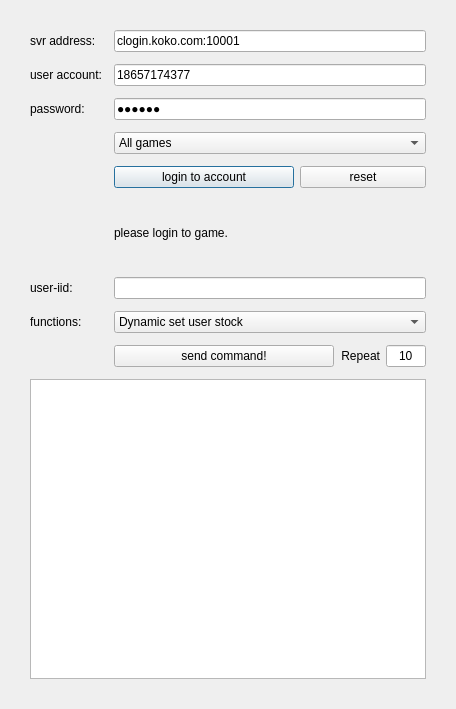
<?xml version="1.0" encoding="UTF-8"?>
<ui version="4.0">
 <class>GMToolsClass</class>
 <widget class="QDialog" name="GMToolsClass">
  <property name="geometry">
   <rect>
    <x>0</x>
    <y>0</y>
    <width>456</width>
    <height>709</height>
   </rect>
  </property>
  <property name="minimumSize">
   <size>
    <width>0</width>
    <height>0</height>
   </size>
  </property>
  <property name="maximumSize">
   <size>
    <width>16777215</width>
    <height>16777215</height>
   </size>
  </property>
  <property name="windowTitle">
   <string>GMTools</string>
  </property>
  <property name="styleSheet">
   <string notr="true">font: 25 12pt &quot;微软雅黑&quot;;</string>
  </property>
  <layout class="QFormLayout" name="formLayout">
   <property name="fieldGrowthPolicy">
    <enum>QFormLayout::AllNonFixedFieldsGrow</enum>
   </property>
   <property name="horizontalSpacing">
    <number>12</number>
   </property>
   <property name="verticalSpacing">
    <number>12</number>
   </property>
   <property name="leftMargin">
    <number>30</number>
   </property>
   <property name="topMargin">
    <number>30</number>
   </property>
   <property name="rightMargin">
    <number>30</number>
   </property>
   <property name="bottomMargin">
    <number>30</number>
   </property>
   <item row="0" column="0">
    <widget class="QLabel" name="label_6">
     <property name="text">
      <string>svr address:</string>
     </property>
    </widget>
   </item>
   <item row="0" column="1">
    <widget class="QLineEdit" name="edt_addr">
     <property name="text">
      <string>clogin.koko.com:10001</string>
     </property>
    </widget>
   </item>
   <item row="1" column="0">
    <widget class="QLabel" name="label_3">
     <property name="text">
      <string>user account:</string>
     </property>
    </widget>
   </item>
   <item row="1" column="1">
    <widget class="QLineEdit" name="edt_accname">
     <property name="text">
      <string>18657174377</string>
     </property>
    </widget>
   </item>
   <item row="2" column="0">
    <widget class="QLabel" name="label_2">
     <property name="text">
      <string>password:</string>
     </property>
    </widget>
   </item>
   <item row="2" column="1">
    <widget class="QLineEdit" name="edt_psw">
     <property name="text">
      <string>123456</string>
     </property>
     <property name="echoMode">
      <enum>QLineEdit::Password</enum>
     </property>
    </widget>
   </item>
   <item row="3" column="1">
    <widget class="QComboBox" name="cmb_allgame">
     <property name="editable">
      <bool>false</bool>
     </property>
     <item>
      <property name="text">
       <string>All games</string>
      </property>
     </item>
    </widget>
   </item>
   <item row="4" column="1">
    <widget class="QWidget" name="widget" native="true">
     <layout class="QHBoxLayout" name="horizontalLayout">
      <property name="leftMargin">
       <number>0</number>
      </property>
      <property name="topMargin">
       <number>0</number>
      </property>
      <property name="rightMargin">
       <number>0</number>
      </property>
      <property name="bottomMargin">
       <number>0</number>
      </property>
      <item>
       <widget class="QPushButton" name="btn_logingame">
        <property name="minimumSize">
         <size>
          <width>180</width>
          <height>0</height>
         </size>
        </property>
        <property name="text">
         <string>login to account</string>
        </property>
       </widget>
      </item>
      <item>
       <widget class="QPushButton" name="btn_reset">
        <property name="text">
         <string>reset</string>
        </property>
       </widget>
      </item>
     </layout>
    </widget>
   </item>
   <item row="5" column="1">
    <widget class="QLabel" name="lab_log">
     <property name="sizePolicy">
      <sizepolicy hsizetype="Expanding" vsizetype="Expanding">
       <horstretch>0</horstretch>
       <verstretch>0</verstretch>
      </sizepolicy>
     </property>
     <property name="text">
      <string>please login to game.</string>
     </property>
     <property name="alignment">
      <set>Qt::AlignLeading|Qt::AlignLeft|Qt::AlignVCenter</set>
     </property>
     <property name="wordWrap">
      <bool>true</bool>
     </property>
    </widget>
   </item>
   <item row="6" column="0">
    <widget class="QLabel" name="label">
     <property name="text">
      <string>user-iid:</string>
     </property>
    </widget>
   </item>
   <item row="6" column="1">
    <widget class="QLineEdit" name="edt_useriid"/>
   </item>
   <item row="7" column="0">
    <widget class="QLabel" name="label_4">
     <property name="text">
      <string>functions:</string>
     </property>
    </widget>
   </item>
   <item row="7" column="1">
    <widget class="QComboBox" name="cmb_functions">
     <item>
      <property name="text">
       <string>Dynamic set user stock</string>
      </property>
     </item>
     <item>
      <property name="text">
       <string>Disable user stock</string>
      </property>
     </item>
     <item>
      <property name="text">
       <string>Query sysbalance</string>
      </property>
     </item>
    </widget>
   </item>
   <item row="8" column="1">
    <widget class="QWidget" name="widget_2" native="true">
     <layout class="QHBoxLayout" name="horizontalLayout_2">
      <property name="leftMargin">
       <number>0</number>
      </property>
      <property name="topMargin">
       <number>0</number>
      </property>
      <property name="rightMargin">
       <number>0</number>
      </property>
      <property name="bottomMargin">
       <number>0</number>
      </property>
      <item>
       <widget class="QPushButton" name="btn_sendcmd">
        <property name="text">
         <string>send command!</string>
        </property>
       </widget>
      </item>
      <item>
       <widget class="QLabel" name="label_5">
        <property name="sizePolicy">
         <sizepolicy hsizetype="Fixed" vsizetype="Preferred">
          <horstretch>0</horstretch>
          <verstretch>0</verstretch>
         </sizepolicy>
        </property>
        <property name="text">
         <string>Repeat</string>
        </property>
        <property name="alignment">
         <set>Qt::AlignRight|Qt::AlignTrailing|Qt::AlignVCenter</set>
        </property>
       </widget>
      </item>
      <item>
       <widget class="QLineEdit" name="edt_autoc">
        <property name="sizePolicy">
         <sizepolicy hsizetype="Preferred" vsizetype="Fixed">
          <horstretch>0</horstretch>
          <verstretch>0</verstretch>
         </sizepolicy>
        </property>
        <property name="maximumSize">
         <size>
          <width>40</width>
          <height>16777215</height>
         </size>
        </property>
        <property name="text">
         <string>10</string>
        </property>
        <property name="alignment">
         <set>Qt::AlignCenter</set>
        </property>
       </widget>
      </item>
     </layout>
    </widget>
   </item>
   <item row="9" column="0" colspan="2">
    <widget class="QPlainTextEdit" name="edt_logs">
     <property name="sizePolicy">
      <sizepolicy hsizetype="Expanding" vsizetype="Expanding">
       <horstretch>0</horstretch>
       <verstretch>0</verstretch>
      </sizepolicy>
     </property>
     <property name="minimumSize">
      <size>
       <width>0</width>
       <height>300</height>
      </size>
     </property>
     <property name="maximumSize">
      <size>
       <width>16777215</width>
       <height>16777215</height>
      </size>
     </property>
     <property name="readOnly">
      <bool>true</bool>
     </property>
    </widget>
   </item>
  </layout>
 </widget>
 <layoutdefault spacing="6" margin="11"/>
 <resources>
  <include location="GMTools.qrc"/>
 </resources>
 <connections/>
</ui>
